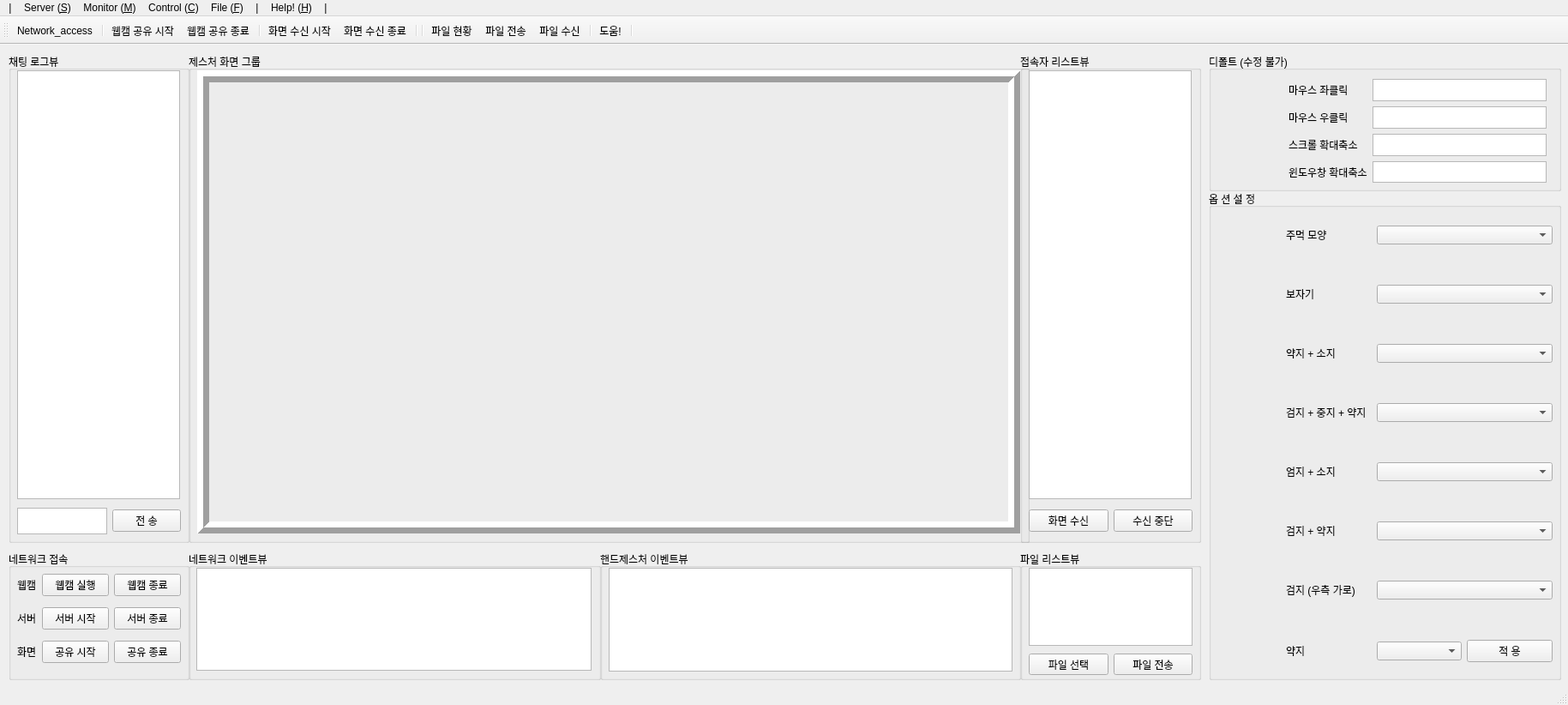
<?xml version="1.0" encoding="UTF-8"?>
<ui version="4.0">
 <class>App_WebCam</class>
 <widget class="QMainWindow" name="App_WebCam">
  <property name="geometry">
   <rect>
    <x>0</x>
    <y>0</y>
    <width>1829</width>
    <height>822</height>
   </rect>
  </property>
  <property name="windowTitle">
   <string>MainWindow</string>
  </property>
  <property name="windowIcon">
   <iconset resource="Icon/toolbar_icon.qrc">
    <normaloff>:/icon/tap.png</normaloff>:/icon/tap.png</iconset>
  </property>
  <property name="windowOpacity">
   <double>1.000000000000000</double>
  </property>
  <widget class="QWidget" name="centralwidget">
   <widget class="QGroupBox" name="group_network">
    <property name="geometry">
     <rect>
      <x>10</x>
      <y>590</y>
      <width>211</width>
      <height>151</height>
     </rect>
    </property>
    <property name="title">
     <string>네트워크 접속</string>
    </property>
    <widget class="QWidget" name="layoutWidget">
     <property name="geometry">
      <rect>
       <x>10</x>
       <y>20</y>
       <width>191</width>
       <height>121</height>
      </rect>
     </property>
     <layout class="QGridLayout" name="gridLayout">
      <item row="2" column="1">
       <widget class="QPushButton" name="sharing_start_Button">
        <property name="text">
         <string>공유 시작</string>
        </property>
       </widget>
      </item>
      <item row="0" column="2">
       <widget class="QPushButton" name="push_webcam_stop_button">
        <property name="text">
         <string>웹캠 종료</string>
        </property>
       </widget>
      </item>
      <item row="1" column="0">
       <widget class="QLabel" name="label_2">
        <property name="text">
         <string>서버</string>
        </property>
       </widget>
      </item>
      <item row="2" column="2">
       <widget class="QPushButton" name="sharing_stop_Button">
        <property name="text">
         <string>공유 종료</string>
        </property>
       </widget>
      </item>
      <item row="1" column="1">
       <widget class="QPushButton" name="push_start_Button1">
        <property name="text">
         <string>서버 시작</string>
        </property>
       </widget>
      </item>
      <item row="1" column="2">
       <widget class="QPushButton" name="push_stop_Button1">
        <property name="text">
         <string>서버 종료</string>
        </property>
       </widget>
      </item>
      <item row="2" column="0">
       <widget class="QLabel" name="label_3">
        <property name="text">
         <string>화면</string>
        </property>
       </widget>
      </item>
      <item row="0" column="1">
       <widget class="QPushButton" name="push_webcam_start_button">
        <property name="text">
         <string>웹캠 실행</string>
        </property>
       </widget>
      </item>
      <item row="0" column="0">
       <widget class="QLabel" name="label">
        <property name="text">
         <string>웹캠</string>
        </property>
       </widget>
      </item>
     </layout>
    </widget>
   </widget>
   <widget class="QGroupBox" name="group_chatting">
    <property name="geometry">
     <rect>
      <x>10</x>
      <y>10</y>
      <width>211</width>
      <height>571</height>
     </rect>
    </property>
    <property name="title">
     <string>채팅 로그뷰</string>
    </property>
    <widget class="QTextEdit" name="text_chat_view1">
     <property name="geometry">
      <rect>
       <x>10</x>
       <y>20</y>
       <width>190</width>
       <height>500</height>
      </rect>
     </property>
     <property name="readOnly">
      <bool>true</bool>
     </property>
    </widget>
    <widget class="QWidget" name="layoutWidget">
     <property name="geometry">
      <rect>
       <x>10</x>
       <y>530</y>
       <width>191</width>
       <height>31</height>
      </rect>
     </property>
     <layout class="QGridLayout" name="gridLayout_2">
      <item row="0" column="1">
       <widget class="QPushButton" name="push_chat_Button">
        <property name="text">
         <string>전 송</string>
        </property>
       </widget>
      </item>
      <item row="0" column="0">
       <widget class="QTextEdit" name="text_chatting1"/>
      </item>
     </layout>
    </widget>
   </widget>
   <widget class="QGroupBox" name="group_webcam">
    <property name="geometry">
     <rect>
      <x>220</x>
      <y>10</y>
      <width>981</width>
      <height>571</height>
     </rect>
    </property>
    <property name="title">
     <string>제스처 화면 그룹</string>
    </property>
    <widget class="QLabel" name="Webcam_label2">
     <property name="geometry">
      <rect>
       <x>10</x>
       <y>20</y>
       <width>960</width>
       <height>540</height>
      </rect>
     </property>
     <property name="frameShape">
      <enum>QFrame::Box</enum>
     </property>
     <property name="frameShadow">
      <enum>QFrame::Raised</enum>
     </property>
     <property name="lineWidth">
      <number>7</number>
     </property>
     <property name="text">
      <string/>
     </property>
    </widget>
   </widget>
   <widget class="QGroupBox" name="group_event1">
    <property name="geometry">
     <rect>
      <x>700</x>
      <y>590</y>
      <width>491</width>
      <height>151</height>
     </rect>
    </property>
    <property name="title">
     <string>핸드제스처 이벤트뷰</string>
    </property>
    <widget class="QTextEdit" name="text_view">
     <property name="geometry">
      <rect>
       <x>10</x>
       <y>20</y>
       <width>471</width>
       <height>121</height>
      </rect>
     </property>
     <property name="readOnly">
      <bool>true</bool>
     </property>
    </widget>
   </widget>
   <widget class="QGroupBox" name="group_event2">
    <property name="geometry">
     <rect>
      <x>220</x>
      <y>590</y>
      <width>481</width>
      <height>151</height>
     </rect>
    </property>
    <property name="title">
     <string>네트워크 이벤트뷰</string>
    </property>
    <widget class="QTextEdit" name="text_network_view1">
     <property name="geometry">
      <rect>
       <x>9</x>
       <y>20</y>
       <width>461</width>
       <height>120</height>
      </rect>
     </property>
     <property name="readOnly">
      <bool>true</bool>
     </property>
    </widget>
   </widget>
   <widget class="QGroupBox" name="group_chatting_2">
    <property name="geometry">
     <rect>
      <x>1190</x>
      <y>10</y>
      <width>211</width>
      <height>571</height>
     </rect>
    </property>
    <property name="title">
     <string>접속자 리스트뷰</string>
    </property>
    <widget class="QListWidget" name="person_listWidget1">
     <property name="geometry">
      <rect>
       <x>10</x>
       <y>20</y>
       <width>190</width>
       <height>500</height>
      </rect>
     </property>
    </widget>
    <widget class="QWidget" name="layoutWidget_5">
     <property name="geometry">
      <rect>
       <x>10</x>
       <y>530</y>
       <width>191</width>
       <height>31</height>
      </rect>
     </property>
     <layout class="QHBoxLayout" name="horizontalLayout_6">
      <item>
       <widget class="QPushButton" name="user_screen_recive">
        <property name="text">
         <string>화면 수신</string>
        </property>
       </widget>
      </item>
      <item>
       <widget class="QPushButton" name="user_screen_recive_stop">
        <property name="text">
         <string>수신 중단</string>
        </property>
       </widget>
      </item>
     </layout>
    </widget>
   </widget>
   <widget class="QGroupBox" name="groupBox">
    <property name="geometry">
     <rect>
      <x>1190</x>
      <y>590</y>
      <width>211</width>
      <height>151</height>
     </rect>
    </property>
    <property name="title">
     <string>파일 리스트뷰</string>
    </property>
    <widget class="QListWidget" name="file_listView1">
     <property name="geometry">
      <rect>
       <x>10</x>
       <y>20</y>
       <width>191</width>
       <height>91</height>
      </rect>
     </property>
    </widget>
    <widget class="QWidget" name="layoutWidget_4">
     <property name="geometry">
      <rect>
       <x>10</x>
       <y>120</y>
       <width>191</width>
       <height>25</height>
      </rect>
     </property>
     <layout class="QHBoxLayout" name="horizontalLayout_5">
      <item>
       <widget class="QPushButton" name="file_select_Button">
        <property name="text">
         <string>파일 선택</string>
        </property>
       </widget>
      </item>
      <item>
       <widget class="QPushButton" name="file_send_Button">
        <property name="text">
         <string>파일 전송</string>
        </property>
       </widget>
      </item>
     </layout>
    </widget>
   </widget>
   <widget class="QGroupBox" name="groupBox_2">
    <property name="geometry">
     <rect>
      <x>1410</x>
      <y>10</y>
      <width>411</width>
      <height>161</height>
     </rect>
    </property>
    <property name="title">
     <string>디폴트 (수정 불가)</string>
    </property>
    <widget class="QLabel" name="label_22">
     <property name="geometry">
      <rect>
       <x>10</x>
       <y>20</y>
       <width>61</width>
       <height>61</height>
      </rect>
     </property>
     <property name="baseSize">
      <size>
       <width>16</width>
       <height>0</height>
      </size>
     </property>
     <property name="text">
      <string/>
     </property>
     <property name="pixmap">
      <pixmap resource="Icon/gesture_iron.qrc">:/gesture_i/gesture_index_middle.png</pixmap>
     </property>
     <property name="scaledContents">
      <bool>true</bool>
     </property>
    </widget>
    <widget class="QLabel" name="label_26">
     <property name="geometry">
      <rect>
       <x>10</x>
       <y>90</y>
       <width>61</width>
       <height>61</height>
      </rect>
     </property>
     <property name="baseSize">
      <size>
       <width>16</width>
       <height>0</height>
      </size>
     </property>
     <property name="text">
      <string/>
     </property>
     <property name="pixmap">
      <pixmap resource="Icon/gesture_iron.qrc">:/gesture_i/gesture_thumb_index.png</pixmap>
     </property>
     <property name="scaledContents">
      <bool>true</bool>
     </property>
    </widget>
    <widget class="QWidget" name="">
     <property name="geometry">
      <rect>
       <x>93</x>
       <y>30</y>
       <width>301</width>
       <height>121</height>
      </rect>
     </property>
     <layout class="QGridLayout" name="gridLayout_3">
      <item row="3" column="0">
       <widget class="QLabel" name="label_21">
        <property name="text">
         <string>윈도우창 확대축소</string>
        </property>
       </widget>
      </item>
      <item row="1" column="0">
       <widget class="QLabel" name="label_15">
        <property name="text">
         <string>마우스 우클릭</string>
        </property>
       </widget>
      </item>
      <item row="0" column="0">
       <widget class="QLabel" name="label_14">
        <property name="text">
         <string>마우스 좌클릭</string>
        </property>
       </widget>
      </item>
      <item row="2" column="0">
       <widget class="QLabel" name="label_20">
        <property name="text">
         <string>스크롤 확대축소</string>
        </property>
       </widget>
      </item>
      <item row="2" column="1">
       <widget class="QListWidget" name="listWidget1_3"/>
      </item>
      <item row="0" column="1">
       <widget class="QListWidget" name="listWidget1_1"/>
      </item>
      <item row="1" column="1">
       <widget class="QListWidget" name="listWidget1_2"/>
      </item>
      <item row="3" column="1">
       <widget class="QListWidget" name="listWidget1_4"/>
      </item>
     </layout>
    </widget>
   </widget>
   <widget class="QGroupBox" name="groupBox_3">
    <property name="geometry">
     <rect>
      <x>1410</x>
      <y>170</y>
      <width>411</width>
      <height>571</height>
     </rect>
    </property>
    <property name="title">
     <string>옵 션 설 정</string>
    </property>
    <widget class="QLabel" name="label_27">
     <property name="geometry">
      <rect>
       <x>10</x>
       <y>20</y>
       <width>61</width>
       <height>51</height>
      </rect>
     </property>
     <property name="baseSize">
      <size>
       <width>16</width>
       <height>0</height>
      </size>
     </property>
     <property name="text">
      <string/>
     </property>
     <property name="pixmap">
      <pixmap resource="Icon/gesture_iron.qrc">:/gesture_i/gesture_not_state.png</pixmap>
     </property>
     <property name="scaledContents">
      <bool>true</bool>
     </property>
    </widget>
    <widget class="QLabel" name="label_28">
     <property name="geometry">
      <rect>
       <x>10</x>
       <y>80</y>
       <width>61</width>
       <height>61</height>
      </rect>
     </property>
     <property name="baseSize">
      <size>
       <width>16</width>
       <height>0</height>
      </size>
     </property>
     <property name="text">
      <string/>
     </property>
     <property name="pixmap">
      <pixmap resource="Icon/gesture_iron.qrc">:/gesture_i/gesture_all_state.png</pixmap>
     </property>
     <property name="scaledContents">
      <bool>true</bool>
     </property>
    </widget>
    <widget class="QLabel" name="label_31">
     <property name="geometry">
      <rect>
       <x>10</x>
       <y>290</y>
       <width>61</width>
       <height>61</height>
      </rect>
     </property>
     <property name="baseSize">
      <size>
       <width>16</width>
       <height>0</height>
      </size>
     </property>
     <property name="text">
      <string/>
     </property>
     <property name="pixmap">
      <pixmap resource="Icon/gesture_iron.qrc">:/gesture_i/gesture_thumb_pinky.png</pixmap>
     </property>
     <property name="scaledContents">
      <bool>true</bool>
     </property>
    </widget>
    <widget class="QLabel" name="label_32">
     <property name="geometry">
      <rect>
       <x>10</x>
       <y>360</y>
       <width>61</width>
       <height>61</height>
      </rect>
     </property>
     <property name="baseSize">
      <size>
       <width>16</width>
       <height>0</height>
      </size>
     </property>
     <property name="text">
      <string/>
     </property>
     <property name="pixmap">
      <pixmap resource="Icon/gesture_iron.qrc">:/gesture_i/gesture_index_pinky.png</pixmap>
     </property>
     <property name="scaledContents">
      <bool>true</bool>
     </property>
    </widget>
    <widget class="QLabel" name="label_33">
     <property name="geometry">
      <rect>
       <x>10</x>
       <y>430</y>
       <width>61</width>
       <height>61</height>
      </rect>
     </property>
     <property name="baseSize">
      <size>
       <width>16</width>
       <height>0</height>
      </size>
     </property>
     <property name="text">
      <string/>
     </property>
     <property name="pixmap">
      <pixmap resource="Icon/gesture_iron.qrc">:/gesture_i/gesture_index_right.png</pixmap>
     </property>
     <property name="scaledContents">
      <bool>true</bool>
     </property>
    </widget>
    <widget class="QLabel" name="label_34">
     <property name="geometry">
      <rect>
       <x>10</x>
       <y>500</y>
       <width>61</width>
       <height>61</height>
      </rect>
     </property>
     <property name="baseSize">
      <size>
       <width>16</width>
       <height>0</height>
      </size>
     </property>
     <property name="text">
      <string/>
     </property>
     <property name="pixmap">
      <pixmap resource="Icon/gesture_iron.qrc">:/gesture_i/gesture_pinky.png</pixmap>
     </property>
     <property name="scaledContents">
      <bool>true</bool>
     </property>
    </widget>
    <widget class="QLabel" name="label_35">
     <property name="geometry">
      <rect>
       <x>10</x>
       <y>220</y>
       <width>61</width>
       <height>61</height>
      </rect>
     </property>
     <property name="baseSize">
      <size>
       <width>16</width>
       <height>0</height>
      </size>
     </property>
     <property name="text">
      <string/>
     </property>
     <property name="pixmap">
      <pixmap resource="Icon/gesture_iron.qrc">:/gesture_i/gesture_index_middle_ring.png</pixmap>
     </property>
     <property name="scaledContents">
      <bool>true</bool>
     </property>
    </widget>
    <widget class="QLabel" name="label_36">
     <property name="geometry">
      <rect>
       <x>10</x>
       <y>150</y>
       <width>61</width>
       <height>61</height>
      </rect>
     </property>
     <property name="baseSize">
      <size>
       <width>16</width>
       <height>0</height>
      </size>
     </property>
     <property name="text">
      <string/>
     </property>
     <property name="pixmap">
      <pixmap resource="Icon/gesture_iron.qrc">:/gesture_i/gesture_ring_pinky.png</pixmap>
     </property>
     <property name="scaledContents">
      <bool>true</bool>
     </property>
    </widget>
    <widget class="QWidget" name="">
     <property name="geometry">
      <rect>
       <x>90</x>
       <y>0</y>
       <width>311</width>
       <height>591</height>
      </rect>
     </property>
     <layout class="QGridLayout" name="gridLayout_4">
      <item row="0" column="0">
       <widget class="QLabel" name="label_16">
        <property name="text">
         <string>주먹 모양</string>
        </property>
       </widget>
      </item>
      <item row="0" column="1" colspan="2">
       <widget class="QComboBox" name="comboBox2_1"/>
      </item>
      <item row="1" column="0">
       <widget class="QLabel" name="label_17">
        <property name="text">
         <string>보자기</string>
        </property>
       </widget>
      </item>
      <item row="1" column="1" colspan="2">
       <widget class="QComboBox" name="comboBox2_2"/>
      </item>
      <item row="2" column="0">
       <widget class="QLabel" name="label_18">
        <property name="text">
         <string>약지 + 소지 </string>
        </property>
       </widget>
      </item>
      <item row="2" column="1" colspan="2">
       <widget class="QComboBox" name="comboBox2_3"/>
      </item>
      <item row="3" column="0">
       <widget class="QLabel" name="label_19">
        <property name="text">
         <string>검지 + 중지 + 약지</string>
        </property>
       </widget>
      </item>
      <item row="3" column="1" colspan="2">
       <widget class="QComboBox" name="comboBox2_4"/>
      </item>
      <item row="4" column="0">
       <widget class="QLabel" name="label_23">
        <property name="text">
         <string>엄지 + 소지</string>
        </property>
       </widget>
      </item>
      <item row="4" column="1" colspan="2">
       <widget class="QComboBox" name="comboBox2_5"/>
      </item>
      <item row="5" column="0">
       <widget class="QLabel" name="label_24">
        <property name="text">
         <string>검지 + 약지</string>
        </property>
       </widget>
      </item>
      <item row="5" column="1" colspan="2">
       <widget class="QComboBox" name="comboBox2_6"/>
      </item>
      <item row="6" column="0">
       <widget class="QLabel" name="label_25">
        <property name="text">
         <string>검지 (우측 가로)</string>
        </property>
       </widget>
      </item>
      <item row="6" column="1" colspan="2">
       <widget class="QComboBox" name="comboBox2_7"/>
      </item>
      <item row="7" column="0">
       <widget class="QLabel" name="label_29">
        <property name="text">
         <string>약지</string>
        </property>
       </widget>
      </item>
      <item row="7" column="1">
       <widget class="QComboBox" name="comboBox2_8"/>
      </item>
      <item row="7" column="2">
       <widget class="QPushButton" name="gesture_pushbutton">
        <property name="text">
         <string>적 용</string>
        </property>
       </widget>
      </item>
     </layout>
    </widget>
   </widget>
  </widget>
  <widget class="QStatusBar" name="statusbar"/>
  <widget class="QMenuBar" name="menuBar">
   <property name="geometry">
    <rect>
     <x>0</x>
     <y>0</y>
     <width>1829</width>
     <height>21</height>
    </rect>
   </property>
   <widget class="QMenu" name="menuServer_S">
    <property name="title">
     <string>Server (&amp;S)</string>
    </property>
   </widget>
   <widget class="QMenu" name="menuMonitor_M">
    <property name="title">
     <string>Monitor (&amp;M)</string>
    </property>
   </widget>
   <widget class="QMenu" name="menuControl_C">
    <property name="title">
     <string>Control (&amp;C)</string>
    </property>
   </widget>
   <widget class="QMenu" name="menuFile_F">
    <property name="title">
     <string>File (&amp;F)</string>
    </property>
   </widget>
   <widget class="QMenu" name="menuHelp_H">
    <property name="title">
     <string>Help! (&amp;H)</string>
    </property>
   </widget>
   <widget class="QMenu" name="menu">
    <property name="title">
     <string>|</string>
    </property>
   </widget>
   <widget class="QMenu" name="menu_2">
    <property name="title">
     <string>|</string>
    </property>
   </widget>
   <widget class="QMenu" name="menu_3">
    <property name="title">
     <string>|</string>
    </property>
   </widget>
   <addaction name="menu"/>
   <addaction name="menuServer_S"/>
   <addaction name="menuMonitor_M"/>
   <addaction name="menuControl_C"/>
   <addaction name="menuFile_F"/>
   <addaction name="menu_2"/>
   <addaction name="menuHelp_H"/>
   <addaction name="menu_3"/>
  </widget>
  <widget class="QToolBar" name="toolBar">
   <property name="windowTitle">
    <string>toolBar</string>
   </property>
   <attribute name="toolBarArea">
    <enum>TopToolBarArea</enum>
   </attribute>
   <attribute name="toolBarBreak">
    <bool>false</bool>
   </attribute>
   <addaction name="actionNetwork_access"/>
   <addaction name="separator"/>
   <addaction name="actionsharing_on"/>
   <addaction name="actionsharing_off"/>
   <addaction name="separator"/>
   <addaction name="actionreceive_on"/>
   <addaction name="actionreceive_off"/>
   <addaction name="separator"/>
   <addaction name="separator"/>
   <addaction name="actionfile_report"/>
   <addaction name="actionfile_share"/>
   <addaction name="actionfile_recive"/>
   <addaction name="separator"/>
   <addaction name="actionhelp"/>
   <addaction name="separator"/>
  </widget>
  <action name="actionmainw_icon1">
   <property name="icon">
    <iconset resource="Icon/toolbar_icon.qrc">
     <normaloff>:/icon/tap.png</normaloff>:/icon/tap.png</iconset>
   </property>
   <property name="text">
    <string>mainw_icon1</string>
   </property>
  </action>
  <action name="actionSetting">
   <property name="text">
    <string>Setting</string>
   </property>
  </action>
  <action name="actionMouse_On">
   <property name="text">
    <string>Mouse_On</string>
   </property>
  </action>
  <action name="actionProgram_Exit">
   <property name="text">
    <string>Program_Exit</string>
   </property>
  </action>
  <action name="actionMouse_Off">
   <property name="text">
    <string>Mouse_Off</string>
   </property>
  </action>
  <action name="actionKeyboard_On">
   <property name="text">
    <string>Keyboard_On</string>
   </property>
  </action>
  <action name="actionKeyboard_Off">
   <property name="text">
    <string>Keyboard_Off</string>
   </property>
  </action>
  <action name="actionNetwork_access">
   <property name="icon">
    <iconset resource="Icon/toolbar_icon.qrc">
     <normaloff>:/icon/antenna.png</normaloff>:/icon/antenna.png</iconset>
   </property>
   <property name="text">
    <string>Network_access
</string>
   </property>
   <property name="font">
    <font/>
   </property>
  </action>
  <action name="actionsharing_on">
   <property name="icon">
    <iconset resource="Icon/toolbar_icon.qrc">
     <normaloff>:/icon/webcam_on.png</normaloff>:/icon/webcam_on.png</iconset>
   </property>
   <property name="text">
    <string>웹캠 공유 시작</string>
   </property>
   <property name="toolTip">
    <string>웹캠 공유 실행 버튼</string>
   </property>
   <property name="statusTip">
    <string>웹캠 공유 실행 버튼</string>
   </property>
  </action>
  <action name="actionsharing_off">
   <property name="icon">
    <iconset resource="Icon/toolbar_icon.qrc">
     <normaloff>:/icon/webcam_off.png</normaloff>:/icon/webcam_off.png</iconset>
   </property>
   <property name="text">
    <string>웹캠 공유 종료 </string>
   </property>
   <property name="toolTip">
    <string>웹캠 공유 종료 버튼</string>
   </property>
   <property name="statusTip">
    <string>웹캠 공유 종료 버튼</string>
   </property>
  </action>
  <action name="actionreceive_on">
   <property name="icon">
    <iconset resource="Icon/toolbar_icon.qrc">
     <normaloff>:/icon/receive_on.png</normaloff>:/icon/receive_on.png</iconset>
   </property>
   <property name="text">
    <string>화면 수신 시작</string>
   </property>
   <property name="toolTip">
    <string>화면 수신 시작 버튼</string>
   </property>
   <property name="statusTip">
    <string>화면 수신 시작 버튼</string>
   </property>
  </action>
  <action name="actionreceive_off">
   <property name="icon">
    <iconset resource="Icon/toolbar_icon.qrc">
     <normaloff>:/icon/receive_off.png</normaloff>:/icon/receive_off.png</iconset>
   </property>
   <property name="text">
    <string>화면 수신 종료</string>
   </property>
   <property name="toolTip">
    <string>화면 수신 종료 버튼</string>
   </property>
   <property name="statusTip">
    <string>화면 수신 종료 버튼</string>
   </property>
  </action>
  <action name="actionremote_setting">
   <property name="icon">
    <iconset resource="Icon/toolbar_icon.qrc">
     <normaloff>:/icon/remote-access.png</normaloff>:/icon/remote-access.png</iconset>
   </property>
   <property name="text">
    <string>원격 조정 </string>
   </property>
   <property name="iconText">
    <string>원격 조정 </string>
   </property>
   <property name="toolTip">
    <string>원격 조정 버튼</string>
   </property>
   <property name="statusTip">
    <string>원격 조정 버튼</string>
   </property>
  </action>
  <action name="actionfile_report">
   <property name="icon">
    <iconset resource="Icon/toolbar_icon.qrc">
     <normaloff>:/icon/file_list.png</normaloff>:/icon/file_list.png</iconset>
   </property>
   <property name="text">
    <string>파일 현황</string>
   </property>
   <property name="toolTip">
    <string>파일 현황 버튼</string>
   </property>
   <property name="statusTip">
    <string>파일 현황 버튼</string>
   </property>
  </action>
  <action name="actionfile_share">
   <property name="icon">
    <iconset resource="Icon/toolbar_icon.qrc">
     <normaloff>:/icon/file_share.png</normaloff>:/icon/file_share.png</iconset>
   </property>
   <property name="text">
    <string>파일 전송</string>
   </property>
   <property name="toolTip">
    <string>파일 전송 버튼 </string>
   </property>
   <property name="statusTip">
    <string>파일 전송 버튼 </string>
   </property>
  </action>
  <action name="actionfile_recive">
   <property name="icon">
    <iconset resource="Icon/toolbar_icon.qrc">
     <normaloff>:/icon/file_received.png</normaloff>:/icon/file_received.png</iconset>
   </property>
   <property name="text">
    <string>파일 수신 </string>
   </property>
   <property name="toolTip">
    <string>파일 수신 버튼</string>
   </property>
   <property name="statusTip">
    <string>파일 수신 버튼</string>
   </property>
  </action>
  <action name="actionhelp">
   <property name="icon">
    <iconset resource="Icon/toolbar_icon.qrc">
     <normaloff>:/icon/help.png</normaloff>:/icon/help.png</iconset>
   </property>
   <property name="text">
    <string>도움!</string>
   </property>
   <property name="iconText">
    <string>도움!</string>
   </property>
   <property name="toolTip">
    <string>도움!</string>
   </property>
   <property name="statusTip">
    <string>도움!</string>
   </property>
  </action>
  <action name="actiongesture_all_state">
   <property name="icon">
    <iconset resource="Icon/gesture_iron.qrc">
     <normaloff>:/gesture_i/gesture_all_state.png</normaloff>:/gesture_i/gesture_all_state.png</iconset>
   </property>
   <property name="text">
    <string>gesture_all_state</string>
   </property>
  </action>
  <action name="actiongesture_index_middle">
   <property name="icon">
    <iconset resource="Icon/gesture_iron.qrc">
     <normaloff>:/gesture_i/gesture_index_middle.png</normaloff>:/gesture_i/gesture_index_middle.png</iconset>
   </property>
   <property name="text">
    <string>gesture_index_middle</string>
   </property>
  </action>
  <action name="actiongesture_index_middle_ring">
   <property name="icon">
    <iconset resource="Icon/gesture_iron.qrc">
     <normaloff>:/gesture_i/gesture_index_middle_ring.png</normaloff>:/gesture_i/gesture_index_middle_ring.png</iconset>
   </property>
   <property name="text">
    <string>gesture_index_middle_ring</string>
   </property>
  </action>
  <action name="actiongesture_index_pinky">
   <property name="icon">
    <iconset resource="Icon/gesture_iron.qrc">
     <normaloff>:/gesture_i/gesture_index_pinky.png</normaloff>:/gesture_i/gesture_index_pinky.png</iconset>
   </property>
   <property name="text">
    <string>gesture_index_pinky</string>
   </property>
  </action>
  <action name="actiongesture_index_right">
   <property name="icon">
    <iconset resource="Icon/gesture_iron.qrc">
     <normaloff>:/gesture_i/gesture_index_pinky.png</normaloff>:/gesture_i/gesture_index_pinky.png</iconset>
   </property>
   <property name="text">
    <string>gesture_index_right</string>
   </property>
  </action>
  <action name="actiongesture_not_state">
   <property name="icon">
    <iconset resource="Icon/gesture_iron.qrc">
     <normaloff>:/gesture_i/gesture_not_state.png</normaloff>:/gesture_i/gesture_not_state.png</iconset>
   </property>
   <property name="text">
    <string>gesture_not_state</string>
   </property>
  </action>
  <action name="actiongesture_pinky">
   <property name="icon">
    <iconset resource="Icon/gesture_iron.qrc">
     <normaloff>:/gesture_i/gesture_pinky.png</normaloff>:/gesture_i/gesture_pinky.png</iconset>
   </property>
   <property name="text">
    <string>gesture_pinky</string>
   </property>
  </action>
  <action name="actiongesture_ring_pinky">
   <property name="icon">
    <iconset resource="Icon/gesture_iron.qrc">
     <normaloff>:/gesture_i/gesture_ring_pinky.png</normaloff>:/gesture_i/gesture_ring_pinky.png</iconset>
   </property>
   <property name="text">
    <string>gesture_ring_pinky</string>
   </property>
  </action>
  <action name="actiongesture_thumb_index">
   <property name="icon">
    <iconset resource="Icon/gesture_iron.qrc">
     <normaloff>:/gesture_i/gesture_thumb_index.png</normaloff>:/gesture_i/gesture_thumb_index.png</iconset>
   </property>
   <property name="text">
    <string>gesture_thumb_index</string>
   </property>
  </action>
  <action name="actiongesture_thumb_pinky">
   <property name="icon">
    <iconset resource="Icon/gesture_iron.qrc">
     <normaloff>:/gesture_i/gesture_thumb_pinky.png</normaloff>:/gesture_i/gesture_thumb_pinky.png</iconset>
   </property>
   <property name="text">
    <string>gesture_thumb_pinky</string>
   </property>
  </action>
 </widget>
 <resources>
  <include location="Icon/toolbar_icon.qrc"/>
  <include location="Icon/gesture_iron.qrc"/>
 </resources>
 <connections/>
</ui>
